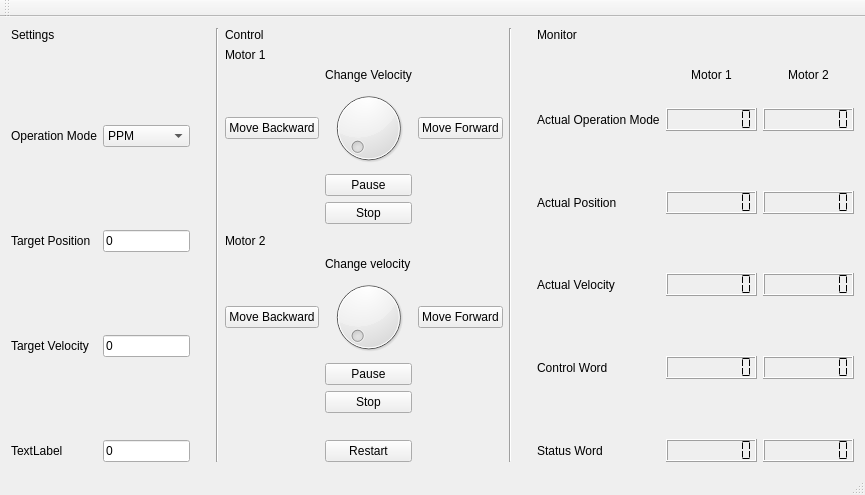
<?xml version="1.0" encoding="UTF-8"?>
<ui version="4.0">
 <class>epos3</class>
 <widget class="QMainWindow" name="epos3">
  <property name="geometry">
   <rect>
    <x>0</x>
    <y>0</y>
    <width>865</width>
    <height>495</height>
   </rect>
  </property>
  <property name="windowTitle">
   <string>epos3</string>
  </property>
  <widget class="QWidget" name="centralWidget">
   <layout class="QHBoxLayout" name="horizontalLayout_6">
    <item>
     <layout class="QFormLayout" name="formLayout_9">
      <item row="0" column="0">
       <widget class="QLabel" name="label">
        <property name="text">
         <string>Settings</string>
        </property>
       </widget>
      </item>
      <item row="1" column="0">
       <spacer name="verticalSpacer">
        <property name="orientation">
         <enum>Qt::Vertical</enum>
        </property>
        <property name="sizeHint" stdset="0">
         <size>
          <width>20</width>
          <height>40</height>
         </size>
        </property>
       </spacer>
      </item>
      <item row="2" column="0">
       <widget class="QLabel" name="label_4">
        <property name="text">
         <string>Operation Mode</string>
        </property>
       </widget>
      </item>
      <item row="2" column="1">
       <widget class="QComboBox" name="comboBox">
        <item>
         <property name="text">
          <string>PPM</string>
         </property>
        </item>
        <item>
         <property name="text">
          <string>PVM</string>
         </property>
        </item>
       </widget>
      </item>
      <item row="3" column="0">
       <spacer name="verticalSpacer_2">
        <property name="orientation">
         <enum>Qt::Vertical</enum>
        </property>
        <property name="sizeHint" stdset="0">
         <size>
          <width>20</width>
          <height>40</height>
         </size>
        </property>
       </spacer>
      </item>
      <item row="4" column="0">
       <widget class="QLabel" name="label_6">
        <property name="text">
         <string>Target Position</string>
        </property>
       </widget>
      </item>
      <item row="5" column="0">
       <spacer name="verticalSpacer_3">
        <property name="orientation">
         <enum>Qt::Vertical</enum>
        </property>
        <property name="sizeHint" stdset="0">
         <size>
          <width>20</width>
          <height>40</height>
         </size>
        </property>
       </spacer>
      </item>
      <item row="6" column="0">
       <widget class="QLabel" name="label_5">
        <property name="text">
         <string>Target Velocity</string>
        </property>
       </widget>
      </item>
      <item row="7" column="0">
       <spacer name="verticalSpacer_4">
        <property name="orientation">
         <enum>Qt::Vertical</enum>
        </property>
        <property name="sizeHint" stdset="0">
         <size>
          <width>20</width>
          <height>40</height>
         </size>
        </property>
       </spacer>
      </item>
      <item row="8" column="0">
       <widget class="QLabel" name="label_7">
        <property name="text">
         <string>TextLabel</string>
        </property>
       </widget>
      </item>
      <item row="4" column="1">
       <widget class="QLineEdit" name="lineEdit">
        <property name="text">
         <string>0</string>
        </property>
       </widget>
      </item>
      <item row="6" column="1">
       <widget class="QLineEdit" name="lineEdit_2">
        <property name="text">
         <string>0</string>
        </property>
       </widget>
      </item>
      <item row="8" column="1">
       <widget class="QLineEdit" name="lineEdit_3">
        <property name="text">
         <string>0</string>
        </property>
       </widget>
      </item>
     </layout>
    </item>
    <item>
     <spacer name="horizontalSpacer">
      <property name="orientation">
       <enum>Qt::Horizontal</enum>
      </property>
      <property name="sizeHint" stdset="0">
       <size>
        <width>40</width>
        <height>20</height>
       </size>
      </property>
     </spacer>
    </item>
    <item>
     <widget class="Line" name="line">
      <property name="orientation">
       <enum>Qt::Vertical</enum>
      </property>
     </widget>
    </item>
    <item>
     <layout class="QGridLayout" name="gridLayout_7">
      <item row="9" column="2">
       <widget class="QPushButton" name="pushButton_7">
        <property name="text">
         <string>Pause</string>
        </property>
       </widget>
      </item>
      <item row="8" column="1">
       <widget class="QPushButton" name="pushButton_4">
        <property name="text">
         <string>Move Backward</string>
        </property>
       </widget>
      </item>
      <item row="3" column="1">
       <widget class="QPushButton" name="pushButton">
        <property name="text">
         <string>Move Backward</string>
        </property>
       </widget>
      </item>
      <item row="8" column="3">
       <widget class="QPushButton" name="pushButton_6">
        <property name="text">
         <string>Move Forward</string>
        </property>
       </widget>
      </item>
      <item row="0" column="1">
       <widget class="QLabel" name="label_9">
        <property name="text">
         <string>Control</string>
        </property>
        <property name="alignment">
         <set>Qt::AlignLeading|Qt::AlignLeft|Qt::AlignTop</set>
        </property>
       </widget>
      </item>
      <item row="3" column="2">
       <widget class="QDial" name="dial"/>
      </item>
      <item row="5" column="2">
       <widget class="QPushButton" name="pushButton_5">
        <property name="text">
         <string>Stop</string>
        </property>
       </widget>
      </item>
      <item row="3" column="3">
       <widget class="QPushButton" name="pushButton_2">
        <property name="text">
         <string>Move Forward</string>
        </property>
       </widget>
      </item>
      <item row="4" column="2">
       <widget class="QPushButton" name="pushButton_3">
        <property name="text">
         <string>Pause</string>
        </property>
       </widget>
      </item>
      <item row="2" column="2">
       <widget class="QLabel" name="label_2">
        <property name="text">
         <string>Change Velocity</string>
        </property>
        <property name="alignment">
         <set>Qt::AlignBottom|Qt::AlignHCenter</set>
        </property>
       </widget>
      </item>
      <item row="6" column="1">
       <widget class="QLabel" name="label_15">
        <property name="text">
         <string>Motor 2</string>
        </property>
       </widget>
      </item>
      <item row="6" column="2">
       <spacer name="verticalSpacer_10">
        <property name="orientation">
         <enum>Qt::Vertical</enum>
        </property>
        <property name="sizeHint" stdset="0">
         <size>
          <width>20</width>
          <height>40</height>
         </size>
        </property>
       </spacer>
      </item>
      <item row="12" column="2">
       <widget class="QPushButton" name="pushButton_9">
        <property name="text">
         <string>Restart</string>
        </property>
       </widget>
      </item>
      <item row="1" column="1">
       <widget class="QLabel" name="label_8">
        <property name="text">
         <string>Motor 1</string>
        </property>
       </widget>
      </item>
      <item row="10" column="2">
       <widget class="QPushButton" name="pushButton_8">
        <property name="text">
         <string>Stop</string>
        </property>
       </widget>
      </item>
      <item row="8" column="2">
       <widget class="QDial" name="dial_2"/>
      </item>
      <item row="7" column="2">
       <widget class="QLabel" name="label_16">
        <property name="text">
         <string>Change velocity</string>
        </property>
       </widget>
      </item>
      <item row="11" column="2">
       <spacer name="verticalSpacer_11">
        <property name="orientation">
         <enum>Qt::Vertical</enum>
        </property>
        <property name="sizeHint" stdset="0">
         <size>
          <width>20</width>
          <height>40</height>
         </size>
        </property>
       </spacer>
      </item>
     </layout>
    </item>
    <item>
     <widget class="Line" name="line_2">
      <property name="orientation">
       <enum>Qt::Vertical</enum>
      </property>
     </widget>
    </item>
    <item>
     <spacer name="horizontalSpacer_2">
      <property name="orientation">
       <enum>Qt::Horizontal</enum>
      </property>
      <property name="sizeHint" stdset="0">
       <size>
        <width>40</width>
        <height>20</height>
       </size>
      </property>
     </spacer>
    </item>
    <item>
     <layout class="QGridLayout" name="gridLayout_8">
      <item row="10" column="0">
       <widget class="QLabel" name="label_14">
        <property name="text">
         <string>Status Word</string>
        </property>
       </widget>
      </item>
      <item row="10" column="1">
       <widget class="QLCDNumber" name="lcdNumber">
        <property name="digitCount">
         <number>8</number>
        </property>
        <property name="mode">
         <enum>QLCDNumber::Hex</enum>
        </property>
        <property name="segmentStyle">
         <enum>QLCDNumber::Flat</enum>
        </property>
       </widget>
      </item>
      <item row="5" column="0">
       <spacer name="verticalSpacer_7">
        <property name="orientation">
         <enum>Qt::Vertical</enum>
        </property>
        <property name="sizeHint" stdset="0">
         <size>
          <width>20</width>
          <height>40</height>
         </size>
        </property>
       </spacer>
      </item>
      <item row="6" column="1">
       <widget class="QLCDNumber" name="lcdNumber_3">
        <property name="digitCount">
         <number>8</number>
        </property>
        <property name="mode">
         <enum>QLCDNumber::Hex</enum>
        </property>
        <property name="segmentStyle">
         <enum>QLCDNumber::Flat</enum>
        </property>
       </widget>
      </item>
      <item row="1" column="0">
       <spacer name="verticalSpacer_5">
        <property name="orientation">
         <enum>Qt::Vertical</enum>
        </property>
        <property name="sizeHint" stdset="0">
         <size>
          <width>20</width>
          <height>40</height>
         </size>
        </property>
       </spacer>
      </item>
      <item row="4" column="1">
       <widget class="QLCDNumber" name="lcdNumber_4">
        <property name="digitCount">
         <number>8</number>
        </property>
        <property name="mode">
         <enum>QLCDNumber::Hex</enum>
        </property>
        <property name="segmentStyle">
         <enum>QLCDNumber::Flat</enum>
        </property>
       </widget>
      </item>
      <item row="2" column="1">
       <widget class="QLCDNumber" name="lcdNumber_5">
        <property name="frameShape">
         <enum>QFrame::Box</enum>
        </property>
        <property name="lineWidth">
         <number>1</number>
        </property>
        <property name="midLineWidth">
         <number>0</number>
        </property>
        <property name="digitCount">
         <number>8</number>
        </property>
        <property name="mode">
         <enum>QLCDNumber::Hex</enum>
        </property>
        <property name="segmentStyle">
         <enum>QLCDNumber::Flat</enum>
        </property>
        <property name="value" stdset="0">
         <double>0.000000000000000</double>
        </property>
        <property name="intValue" stdset="0">
         <number>0</number>
        </property>
       </widget>
      </item>
      <item row="6" column="0">
       <widget class="QLabel" name="label_12">
        <property name="text">
         <string>Actual Velocity</string>
        </property>
       </widget>
      </item>
      <item row="7" column="0">
       <spacer name="verticalSpacer_8">
        <property name="orientation">
         <enum>Qt::Vertical</enum>
        </property>
        <property name="sizeHint" stdset="0">
         <size>
          <width>20</width>
          <height>40</height>
         </size>
        </property>
       </spacer>
      </item>
      <item row="4" column="0">
       <widget class="QLabel" name="label_11">
        <property name="text">
         <string>Actual Position</string>
        </property>
       </widget>
      </item>
      <item row="9" column="0">
       <spacer name="verticalSpacer_9">
        <property name="orientation">
         <enum>Qt::Vertical</enum>
        </property>
        <property name="sizeHint" stdset="0">
         <size>
          <width>20</width>
          <height>40</height>
         </size>
        </property>
       </spacer>
      </item>
      <item row="8" column="0">
       <widget class="QLabel" name="label_13">
        <property name="text">
         <string>Control Word</string>
        </property>
       </widget>
      </item>
      <item row="0" column="0">
       <widget class="QLabel" name="label_3">
        <property name="text">
         <string>Monitor</string>
        </property>
       </widget>
      </item>
      <item row="3" column="0">
       <spacer name="verticalSpacer_6">
        <property name="orientation">
         <enum>Qt::Vertical</enum>
        </property>
        <property name="sizeHint" stdset="0">
         <size>
          <width>20</width>
          <height>40</height>
         </size>
        </property>
       </spacer>
      </item>
      <item row="2" column="0">
       <widget class="QLabel" name="label_10">
        <property name="text">
         <string>Actual Operation Mode</string>
        </property>
       </widget>
      </item>
      <item row="8" column="1">
       <widget class="QLCDNumber" name="lcdNumber_2">
        <property name="digitCount">
         <number>8</number>
        </property>
        <property name="mode">
         <enum>QLCDNumber::Hex</enum>
        </property>
        <property name="segmentStyle">
         <enum>QLCDNumber::Flat</enum>
        </property>
       </widget>
      </item>
      <item row="2" column="2">
       <widget class="QLCDNumber" name="lcdNumber_6">
        <property name="frameShape">
         <enum>QFrame::Box</enum>
        </property>
        <property name="digitCount">
         <number>8</number>
        </property>
        <property name="mode">
         <enum>QLCDNumber::Hex</enum>
        </property>
        <property name="segmentStyle">
         <enum>QLCDNumber::Flat</enum>
        </property>
       </widget>
      </item>
      <item row="4" column="2">
       <widget class="QLCDNumber" name="lcdNumber_7">
        <property name="digitCount">
         <number>8</number>
        </property>
        <property name="mode">
         <enum>QLCDNumber::Hex</enum>
        </property>
        <property name="segmentStyle">
         <enum>QLCDNumber::Flat</enum>
        </property>
       </widget>
      </item>
      <item row="6" column="2">
       <widget class="QLCDNumber" name="lcdNumber_8">
        <property name="digitCount">
         <number>8</number>
        </property>
        <property name="mode">
         <enum>QLCDNumber::Hex</enum>
        </property>
        <property name="segmentStyle">
         <enum>QLCDNumber::Flat</enum>
        </property>
       </widget>
      </item>
      <item row="8" column="2">
       <widget class="QLCDNumber" name="lcdNumber_9">
        <property name="digitCount">
         <number>8</number>
        </property>
        <property name="mode">
         <enum>QLCDNumber::Hex</enum>
        </property>
        <property name="segmentStyle">
         <enum>QLCDNumber::Flat</enum>
        </property>
       </widget>
      </item>
      <item row="10" column="2">
       <widget class="QLCDNumber" name="lcdNumber_10">
        <property name="digitCount">
         <number>8</number>
        </property>
        <property name="mode">
         <enum>QLCDNumber::Hex</enum>
        </property>
        <property name="segmentStyle">
         <enum>QLCDNumber::Flat</enum>
        </property>
       </widget>
      </item>
      <item row="1" column="1">
       <widget class="QLabel" name="label_17">
        <property name="text">
         <string>Motor 1</string>
        </property>
        <property name="alignment">
         <set>Qt::AlignCenter</set>
        </property>
       </widget>
      </item>
      <item row="1" column="2">
       <widget class="QLabel" name="label_18">
        <property name="text">
         <string>Motor 2</string>
        </property>
        <property name="alignment">
         <set>Qt::AlignCenter</set>
        </property>
       </widget>
      </item>
     </layout>
    </item>
   </layout>
  </widget>
  <widget class="QMenuBar" name="menuBar">
   <property name="geometry">
    <rect>
     <x>0</x>
     <y>0</y>
     <width>865</width>
     <height>19</height>
    </rect>
   </property>
  </widget>
  <widget class="QToolBar" name="mainToolBar">
   <attribute name="toolBarArea">
    <enum>TopToolBarArea</enum>
   </attribute>
   <attribute name="toolBarBreak">
    <bool>false</bool>
   </attribute>
  </widget>
  <widget class="QStatusBar" name="statusBar"/>
 </widget>
 <layoutdefault spacing="6" margin="11"/>
 <resources/>
 <connections/>
</ui>
